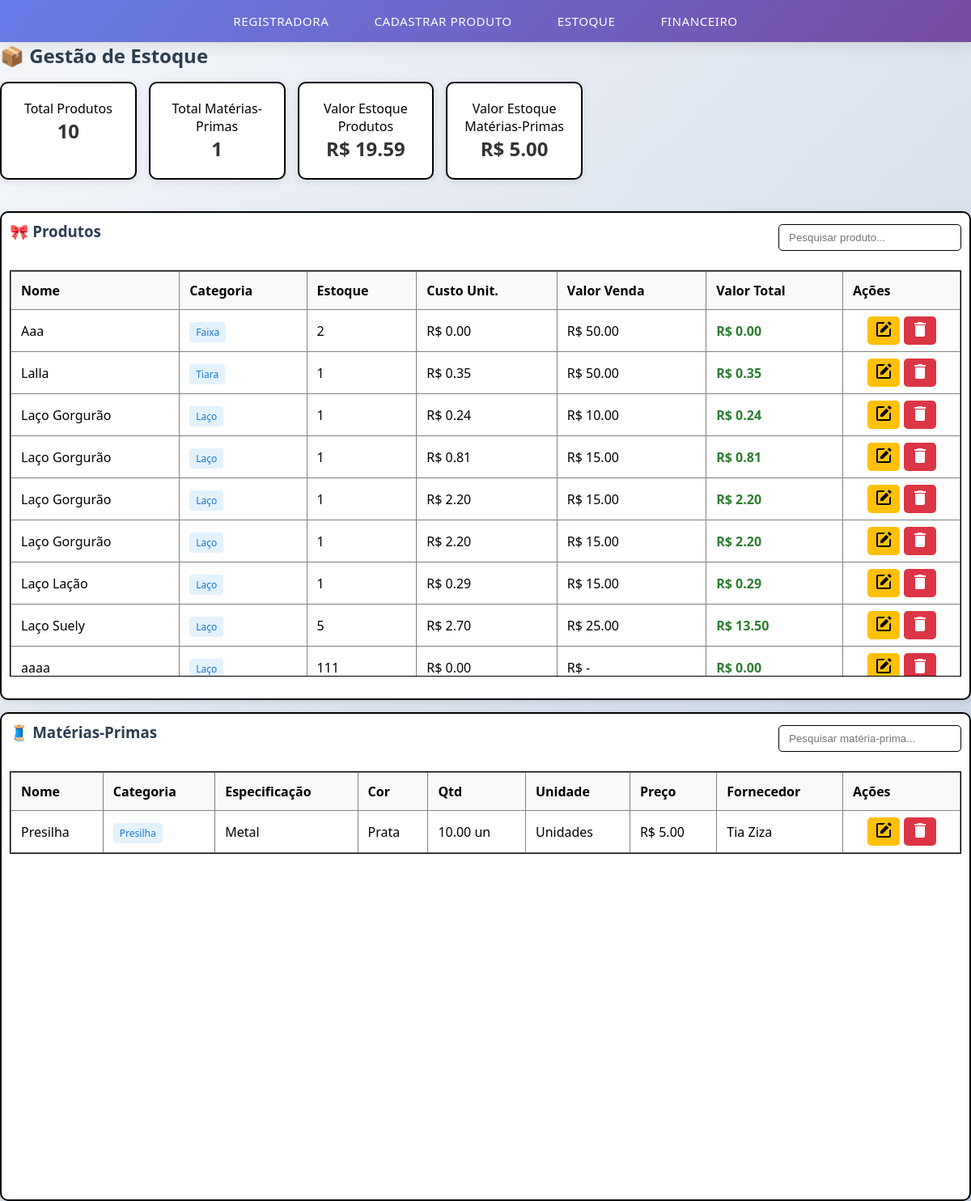
Before: / with the older database file.
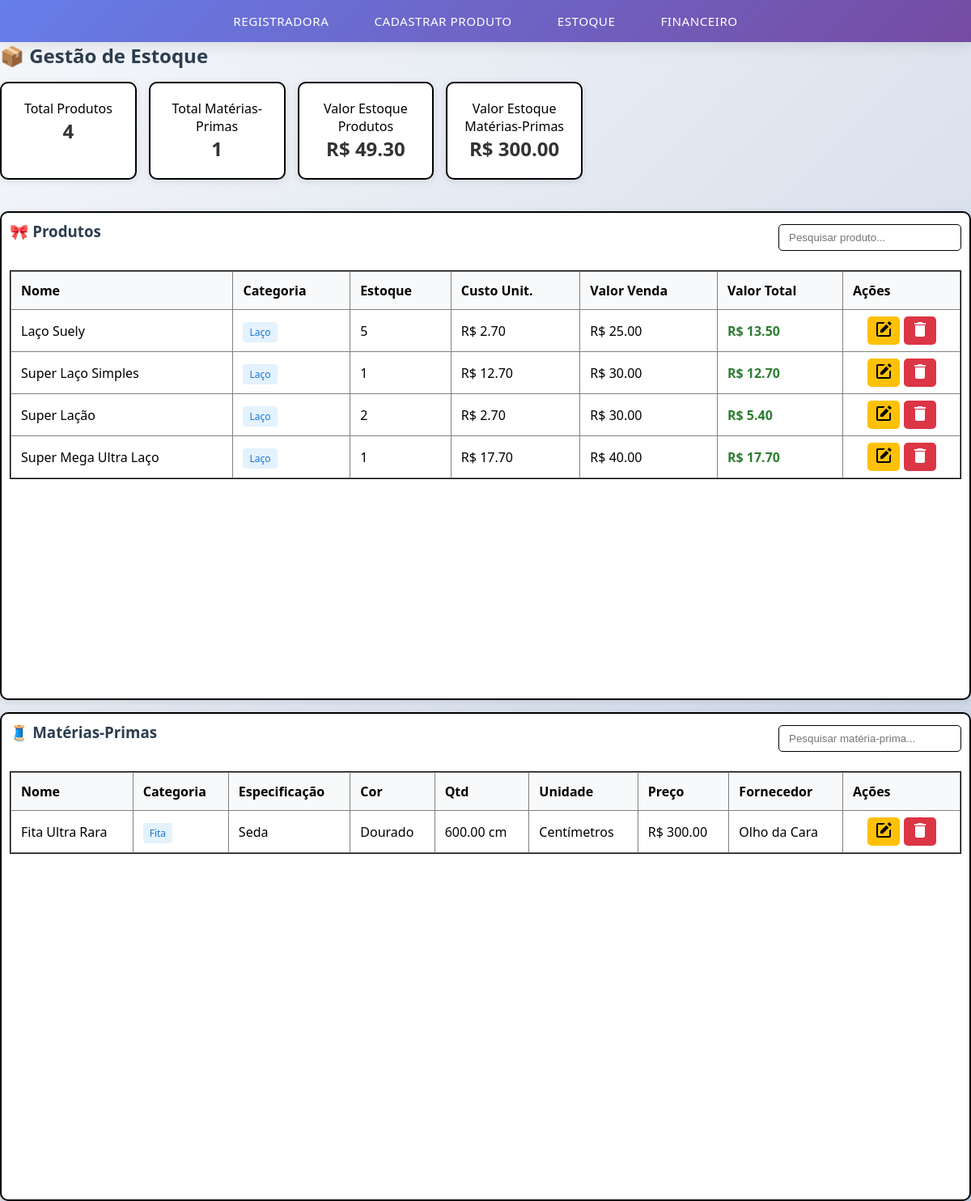
After: the same page with the newer database file.
### app/models.py (models this page shows, shortened)
class Produto(models.Model):
    CATEGORIAS = [
        ('LACO', 'Laço'),
        ('TIARA', 'Tiara'),
        ('FAIXA', 'Faixa'),
    ]
    nome = models.CharField(max_length=100)
    categoria = models.CharField(max_length=10, choices=CATEGORIAS)
    quantidade_em_estoque = models.PositiveIntegerField(default=0)
    custo_fixo_total = models.DecimalField(max_digits=10, decimal_places=2, default=0)
    valor_venda = models.DecimalField(max_digits=10, decimal_places=2, null=True, blank=True)
    lucro_por_venda = models.DecimalField(max_digits=10, decimal_places=2, default=0)
    data_cadastro = models.DateField(default=timezone.now)
    @property
    def custo_total(self):
        total_materiais = sum([m.valor_total for m in self.materiais_usados.all()])
        return total_materiais + (self.custo_fixo_total or 0)
    @property
    def valor_total(self):
        return self.custo_total * self.quantidade_em_estoque

class MateriaPrima(models.Model):
    C_CATEGORIA = [
        ('FITA', 'Fita'),
        ('LINHA', 'Linha'),
        ('ENFEITE', 'Enfeite'),
        ('PRESILHA', 'Presilha'),
        ('ARCO', 'Arco'),
        ('OUTROS', 'Outros'),
    ]
    nome = models.CharField(max_length=100)
    categoria = models.CharField(max_length=100, choices=C_CATEGORIA)
    especificacao = models.CharField(max_length=100)
    cor = models.CharField(max_length=100, blank=True, null=True)

class CompraMateriaPrima(models.Model):
    C_UNIDADE = [
        ('QUANTIDADE', 'Quantidade'),
        ('CM', 'Centímetro'),
    ]
    materia_prima = models.ForeignKey(MateriaPrima, on_delete=models.CASCADE, related_name='compras')
    unidade = models.CharField(max_length=20, choices=C_UNIDADE)
    unidade_em_quantidade = models.DecimalField(max_digits=10, decimal_places=2, blank=True, null=True)
    unidade_em_cm = models.DecimalField(max_digits=10, decimal_places=2, blank=True, null=True)
    valor_por_quantidade = models.DecimalField(max_digits=10, decimal_places=2, blank=True, null=True)
    valor_por_cm = models.DecimalField(max_digits=10, decimal_places=4, blank=True, null=True)
    preco = models.DecimalField(max_digits=10, decimal_places=2)
    marca = models.CharField(max_length=100, blank=True, null=True, default='Genérico')
    fornecedor = models.CharField(max_length=100, blank=True, null=True)
    data_compra = models.DateField(default=timezone.now)

class MaterialUsado(models.Model):
    C_UNIDADE = [
        ('QUANTIDADE', 'Quantidade'),
        ('CM', 'Centímetro'),
    ]
    produto = models.ForeignKey(Produto, on_delete=models.CASCADE, related_name="materiais_usados")
    compra_materia_prima = models.ForeignKey('CompraMateriaPrima', on_delete=models.CASCADE, null=True, blank=True)
    tipo_unidade = models.CharField(max_length=20, choices=C_UNIDADE, default='CM')
    qtd_material_usado = models.DecimalField(max_digits=10, decimal_places=2)
    @property
    def valor_unitario(self):
        compra = self.compra_materia_prima
        if not compra:
            return Decimal(0)
        if self.tipo_unidade == 'CM':
            return compra.valor_por_cm or Decimal(0)
        return compra.valor_por_quantidade or Decimal(0)
    @property
    def valor_total(self):
        return self.valor_unitario * self.qtd_material_usado

### app/views.py (the view)
# urls.py: path('', views.estoque, name='estoque'),
def estoque(request):
    produtos = Produto.objects.all().order_by('nome')
    materias = MateriaPrima.objects.all().order_by('nome')
    valor_total_produtos = sum([(p.custo_total or Decimal(0)) * (p.quantidade_em_estoque or 0) for p in produtos])
    valor_total_materias = Decimal(0)
    for m in materias:
        last_compra = m.compras.last()
        if last_compra and last_compra.preco:
            valor_total_materias += last_compra.preco
    context = {
        'produtos': produtos,
        'materias': materias,
        'valor_total_produtos': f"{valor_total_produtos:.2f}",
        'valor_total_materias': f"{valor_total_materias:.2f}",
    }
    return render(request, 'estoque.html', context)

### app/templates/estoque.html (shortened to what this page needs)
{% extends "base.html" %}
{% load static %}
{% block content %}
<div class="page estoque-page">
    <h2>📦 Gestão de Estoque</h2>
    <div class="cards-row">
        <div class="card small">
            <div class="card-title">Total Produtos</div>
            <div class="card-value">{{ produtos.count }}</div>
        </div>
        <div class="card small">
            <div class="card-title">Total Matérias-Primas</div>
            <div class="card-value">{{ materias.count }}</div>
        </div>
        <div class="card small">
            <div class="card-title">Valor Estoque Produtos</div>
            <div class="card-value">R$ {{ valor_total_produtos }}</div>
        </div>
        <div class="card small">
            <div class="card-title">Valor Estoque Matérias-Primas</div>
            <div class="card-value">R$ {{ valor_total_materias }}</div>
        </div>
    </div>
</div>
<div class="coluna">
    <div class="tabelas-container">
        <section class="panel">
            <header class="panel-header">
                <h3>🎀 Produtos</h3>
                <div class="panel-actions">
                    <input type="text" id="pesquisa-produto" class="mini-search" placeholder="Pesquisar produto...">
                </div>
            </header>
            <div class="table-wrap">
                <table id="tabela-produtos" class="table">
                    <thead>
                        <tr>
                            <th>Nome</th>
                            <th>Categoria</th>
                            <th>Estoque</th>
                            <th>Custo Unit.</th>
                            <th>Valor Venda</th>
                            <th>Valor Total</th>
                            <th class="actions-header">Ações</th>
                        </tr>
                    </thead>
                    <tbody id="tbody-produtos">
                        {% for p in produtos %}
                        <tr data-id="{{ p.id }}">
                            <td>{{ p.nome }}</td>
                            <td><span class="badge categoria">{{ p.get_categoria_display }}</span></td>
                            <td class="{% if p.quantidade_em_estoque == 0 %}estoque-zero{% endif %}">
                                {{ p.quantidade_em_estoque }}
                            </td>
                            <td>R$ {{ p.custo_total|floatformat:2 }}</td>
                            <td>R$ {{ p.valor_venda|floatformat:2|default:"-" }}</td>
                            <td class="valor-total">
                                R$ {{ p.valor_total|floatformat:2 }}
                            </td>
                            <td class="actions-cell">
                                <div class="actions">
                                    <button class="btn btn-sm btn-editar" onclick="editarProduto({{ p.id }})">
                                    <span class="bxs--edit"></span>
                                    </button>
                                    <button class="btn btn-sm btn-excluir" onclick="excluirProduto({{ p.id }})">
                                    <span class="mdi--trash"></span>
                                    </button>
                                </div>
                            </td>
                        </tr>
                        {% empty %}
                        <tr>
                            <td colspan="7" class="text-center">Nenhum produto cadastrado</td>
                        </tr>
                        {% endfor %}
                    </tbody>
                </table>
            </div>
        </section>
        <section class="panel">
            <header class="panel-header">
                <h3>🧵 Matérias-Primas</h3>
                <div class="panel-actions">
                    <input type="text" id="pesquisa-materia" class="mini-search" placeholder="Pesquisar matéria-prima...">
                </div>
            </header>
            <div class="table-wrap">
                <table id="tabela-materias" class="table">
                <thead>
                    <tr>
                        <th>Nome</th>
                        <th>Categoria</th>
                        <th>Especificação</th>
                        <th>Cor</th>
                        <th>Qtd</th>
                        <th>Unidade</th>
                        <th>Preço</th>
                        <th>Fornecedor</th>
                        <th class="actions-header">Ações</th>
                    </tr>
                </thead>
                <tbody id="tbody-materias">
                    {% for m in materias %}
                    {% with compra=m.compras.last %}
                    <tr data-id="{{ m.id }}">
                        <td>{{ m.nome }}</td>
                        <td><span class="badge categoria">{{ m.get_categoria_display }}</span></td>
                        <td>{{ m.especificacao }}</td>
                        <td>{{ m.cor|default:"-" }}</td>
                        <td>
                            {% if compra %}
                                {% if compra.unidade == "CM" %}
                                    {{ compra.unidade_em_cm }} cm
                                {% else %}
                                    {{ compra.unidade_em_quantidade }} un
                                {% endif %}
                            {% else %}
                                -
                            {% endif %}
                        </td>
                        <td>
                            {% if compra %}
                                {% if compra.unidade == "CM" %}Centímetros{% else %}Unidades{% endif %}
                            {% else %}
                                -
                            {% endif %}
                        </td>
                        <td>
                            {% if compra %}
                                R$ {{ compra.preco|floatformat:2 }}
                            {% else %}-{% endif %}
                        </td>
                        <td>{{ compra.fornecedor|default:"-" }}</td>
                        <td class="actions-cell">
                            <div class="actions">
                                <button class="btn btn-sm btn-editar" onclick="editarMateria({{ m.id }})">
                                    <span class="bxs--edit"></span>
                                </button>
                                <button class="btn btn-sm btn-excluir" onclick="excluirMateria({{ m.id }})">
                                    <span class="mdi--trash"></span>
                                </button>
                            </div>
                        </td>
                    </tr>
                    {% endwith %}
                    {% empty %}
                    <tr>
                        <td colspan="10" class="text-center">Nenhuma matéria-prima cadastrada</td>
                    </tr>
                    {% endfor %}
                </tbody>
                </table>
            </div>
        </section>
    </div>
</div>
{% block scripts %}
<link rel="stylesheet" href="{% static 'css/estoque.css' %}">
<link rel="stylesheet" href="{% static 'css/global.css' %}">
{% endblock %}
{% endblock %}

### app/templates/base.html (shortened to what this page needs)
<!DOCTYPE html>
{% load static %}
<html lang="pt-BR">
<head>
    <link rel="stylesheet" href="{% static 'css/navbar.css' %}">
</head>
<body>
  <nav>
      <a href="{% url 'registradora' %}">
          Registradora
      </a>
      <a href="{% url 'cadastrar_produto' %}">
        Cadastrar Produto
      </a>
      <a href="{% url 'estoque' %}">
          Estoque
      </a>
      <a href="{% url 'financeiro' %}">
          Financeiro
      </a>
  </nav>
  <div class="content">
    {% block content %}
    {% endblock %}
  </div>
</body>
</html>

### app/static/css/navbar.css (style rules this page uses)
nav { background: linear-gradient(135deg, #667eea 0%, #764ba2 100%); padding: 0 2rem; box-shadow: 0 4px 20px rgba(0, 0, 0, 0.1); position: sticky; top: 0; z-index: 1000; backdrop-filter: blur(10px); }
nav { display: flex; justify-content: center; align-items: center; flex-wrap: wrap; gap: 0.5rem; }
nav a { color: white; text-decoration: none; padding: 1rem 1.5rem; border-radius: 8px; transition: all 0.3s ease; font-weight: 500; font-size: 0.95rem; position: relative; overflow: hidden; display: flex; align-items: center; gap: 0.5rem; text-transform: uppercase; letter-spacing: 0.5px; }
nav a::after { content: ''; position: absolute; bottom: 0; left: 50%; width: 0; height: 2px; background: linear-gradient(90deg, #ffd89b, #19547b); transition: all 0.3s ease; transform: translateX(-50%); }
nav { animation: slideInDown 0.5s ease-out; }
.card { background: white; border-radius: 12px; padding: 1.5rem; box-shadow: 0 4px 20px rgba(0, 0, 0, 0.08); margin-bottom: 1.5rem; border: 1px solid rgba(255, 255, 255, 0.2); }
h1, h2, h3 { color: #2c3e50; margin-bottom: 1rem; }
.btn { background: linear-gradient(135deg, #667eea, #764ba2); color: white; padding: 0.75rem 1.5rem; border: none; border-radius: 8px; cursor: pointer; font-weight: 500; transition: all 0.3s ease; text-decoration: none; display: inline-block; }

### app/static/css/estoque.css (style rules this page uses)
.estoque-page { display: flex; flex-direction: column; }
.cards-row { width: 60%; display: grid; grid-template-columns: repeat(auto-fit, minmax(100px, 1fr)); gap: 15px; margin-bottom: 15px; flex-shrink: 0; }
.card { border: 2px solid black; background: white; padding: 20px; border-radius: 10px; box-shadow: 0 2px 10px rgba(0,0,0,0.1); text-align: center; }
.card-title { font-size: 16px; color: black; }
.card-value { font-size: 24px; font-weight: bold; color: #333; }
.tabelas-container { display: grid; grid-template-columns: 1fr 1fr; gap: 20px; width: 100%; }
.coluna { width: 100%; }
.panel { background: white; border-radius: 10px; border: 2px solid black; padding: 10px; box-shadow: 0 2px 10px rgba(0,0,0,0.1); display: flex; flex-direction: column; height: 580px; }
.panel-header { display: flex; justify-content: space-between; align-items: center; margin-bottom: 20px; }
.panel-actions { display: flex; gap: 10px; align-items: center; }
.mini-search { padding: 8px 12px; border: 1px solid black; border-radius: 5px; width: 200px; }
.table-wrap { max-height: 500px; overflow-y: auto; overflow-x: hidden; border: 1px solid black; position: relative; }
.table { width: 100%; border-collapse: collapse; }
.table th, .table td { padding: 12px; text-align: left; border: 1px solid gray; white-space: nowrap; }
.table th { background: #f8f9fa; font-weight: 600; position: sticky; top: 0; z-index: 10; top: -1px; }
.actions-header { width: 120px; text-align: center; }
.actions-cell { padding: 8px !important; text-align: center; }
.badge { padding: 4px 8px; border-radius: 4px; font-size: 12px; font-weight: 500; }
.badge.categoria { background: #e3f2fd; color: #1976d2; }
.valor-total { font-weight: bold; color: #2e7d32; }
.actions { display: flex; gap: 5px; justify-content: center; align-items: center; }
.bxs--edit { display: inline-block; width: 24px; height: 24px; background-color: currentColor; -webkit-mask-image: var(--svg); mask-image: var(--svg); -webkit-mask-repeat: no-repeat; mask-repeat: no-repeat; -webkit-mask-size: 100% 100%; mask-size: 100% 100%; }
.mdi--trash { display: inline-block; width: 24px; height: 24px; background-color: currentColor; -webkit-mask-image: var(--svg); mask-image: var(--svg); -webkit-mask-repeat: no-repeat; mask-repeat: no-repeat; -webkit-mask-size: 100% 100%; mask-size: 100% 100%; }
.btn { padding: 6px 12px; border: none; border-radius: 5px; cursor: pointer; font-size: 12px; text-decoration: none; display: inline-block; }
.btn-sm { padding: 4px 8px; font-size: 12px; }
.btn-editar { background: #ffc107; color: black; }
.btn-excluir { background: #dc3545; color: white; }
@media (max-width: 1200px) { .tabelas-container { grid-template-columns: 1fr; gap: 15px; } }

### app/static/css/global.css (style rules this page uses)
* { margin: 0; padding: 0; }
body { font-family: 'Segoe UI', Tahoma, Geneva, Verdana, sans-serif; background: linear-gradient(135deg, #f5f7fa 0%, #c3cfe2 100%); min-height: 100vh; }

Changed rows visible on the page:
removed Produto: nome "Aaa", categoria "Faixa", quantidade_em_estoque "2", custo_total "0.00", valor_venda "50.00", valor_total "0.00"
removed Produto: nome "Lalla", categoria "Tiara", quantidade_em_estoque "1", custo_total "0.35", valor_venda "50.00", valor_total "0.35"
removed Produto: nome "Laço Gorgurão", categoria "Laço", quantidade_em_estoque "1", custo_total "0.24", valor_venda "10.00", valor_total "0.24"
removed Produto: nome "Laço Gorgurão", categoria "Laço", quantidade_em_estoque "1", custo_total "0.81", valor_venda "15.00", valor_total "0.81"
removed Produto: nome "Laço Gorgurão", categoria "Laço", quantidade_em_estoque "1", custo_total "2.20", valor_venda "15.00", valor_total "2.20"
removed Produto: nome "Laço Gorgurão", categoria "Laço", quantidade_em_estoque "1", custo_total "2.20", valor_venda "15.00", valor_total "2.20"
removed Produto: nome "Laço Lação", categoria "Laço", quantidade_em_estoque "1", custo_total "0.29", valor_venda "15.00", valor_total "0.29"
removed Produto: nome "aaaa", categoria "Laço", quantidade_em_estoque "111", custo_total "0.00", valor_venda "-", valor_total "0.00"
removed MateriaPrima: nome "Presilha", categoria "Presilha", especificacao "Metal", cor "Prata", compras.last.unidade_em_quantidade "10.00", shows "Unidades", compras.last.preco "5.00", compras.last.fornecedor "Tia Ziza"
added Produto: nome "Super Laço Simples", categoria "Laço", quantidade_em_estoque "1", custo_total "12.70", valor_venda "30.00", valor_total "12.70"
added Produto: nome "Super Lação", categoria "Laço", quantidade_em_estoque "2", custo_total "2.70", valor_venda "30.00", valor_total "5.40"
added Produto: nome "Super Mega Ultra Laço", categoria "Laço", quantidade_em_estoque "1", custo_total "17.70", valor_venda "40.00", valor_total "17.70"
added MateriaPrima: nome "Fita Ultra Rara", categoria "Fita", especificacao "Seda", cor "Dourado", compras.last.unidade_em_cm "600.00", shows "Centímetros", compras.last.preco "300.00", compras.last.fornecedor "Olho da Cara"
Other visible differences:
{{ produtos.count }}: "10" → "4"
{{ valor_total_produtos }}: "19.59" → "49.30"
{{ valor_total_materias }}: "5.00" → "300.00"
